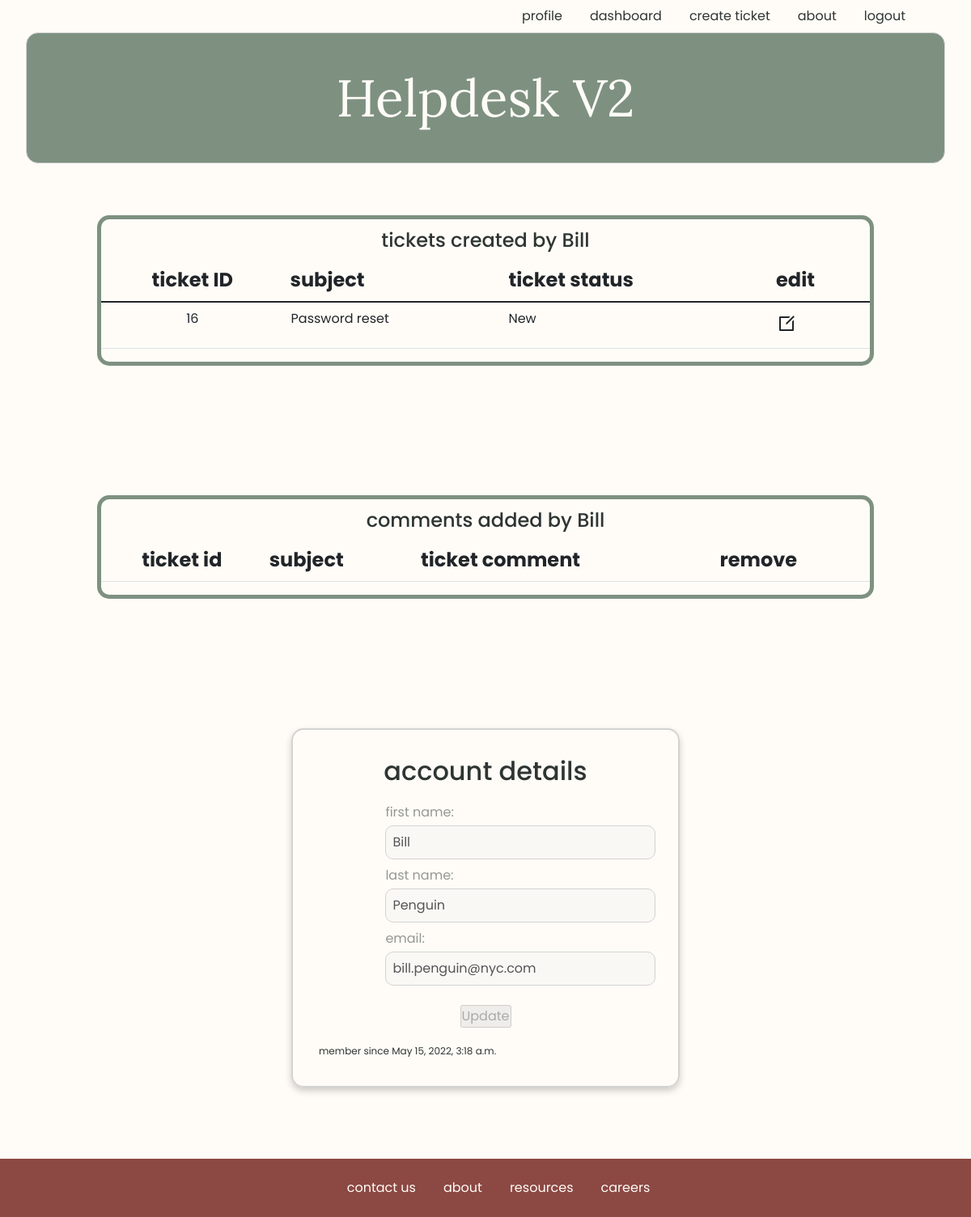
/profile (signed in), run on an earlier commit of the app's database.
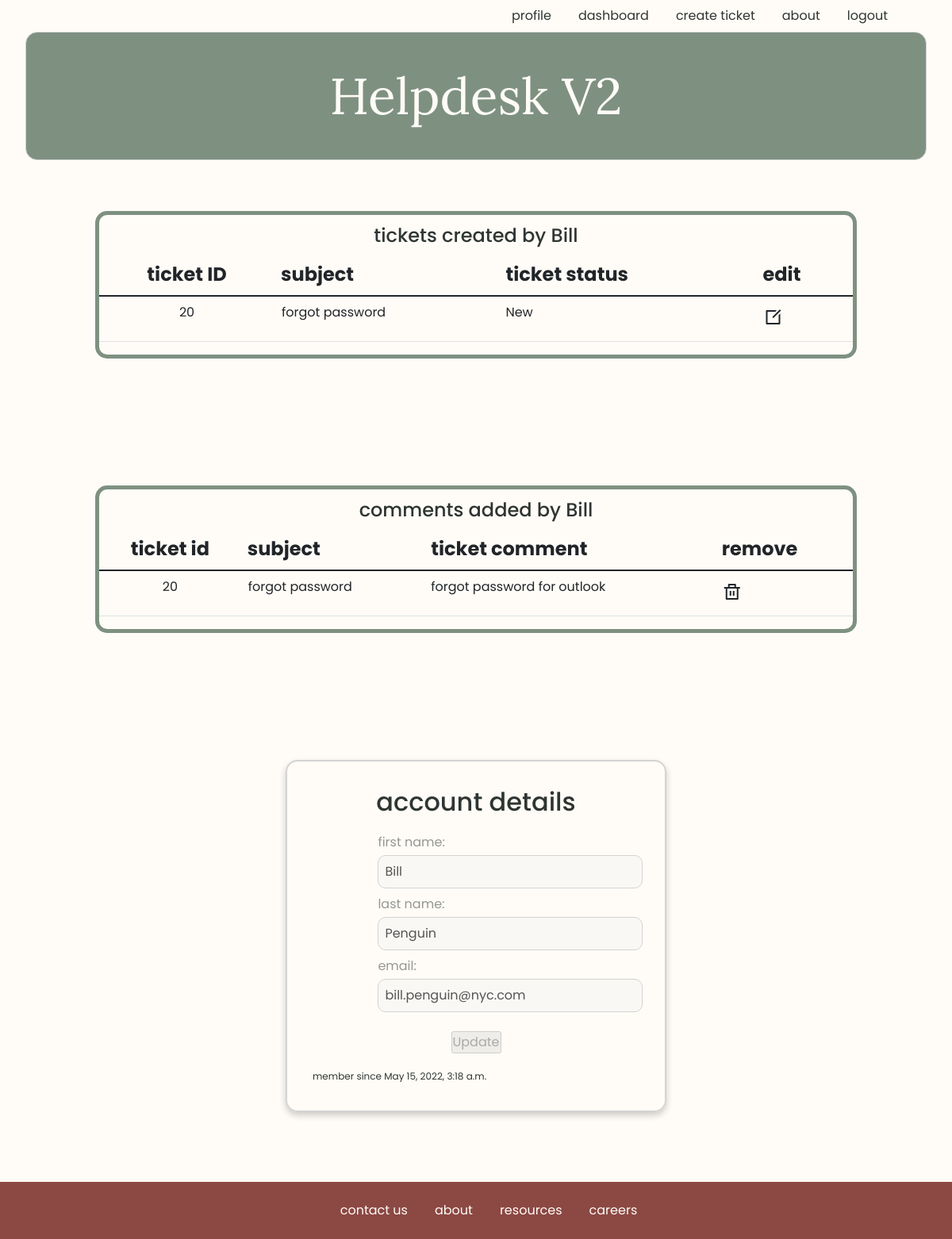
And on a later commit of the database.
### users/models.py (models this page shows, shortened)
class Ticket(models.Model):
    subject = models.CharField(max_length=250)
    ticket_type = models.CharField(max_length=50)
    ticket_status = models.CharField(max_length=50)
    ticket_description = models.CharField(max_length=350)
    created_by = models.ForeignKey(User, related_name="user_tickets", on_delete=models.CASCADE, null=True)
    created_at = models.DateTimeField(auto_now_add=True)
    updated_at = models.DateTimeField(auto_now=True)
    objects = TicketManager()

class Comment(models.Model):
    comment = models.CharField(max_length=255)
    poster = models.ForeignKey(User, related_name='user_comments', on_delete=models.CASCADE)
    ticket = models.ForeignKey(Ticket, related_name="post_comments", on_delete=models.CASCADE)
    created_at = models.DateTimeField(auto_now_add=True)

### users/views.py (the view)
# urls.py: path('profile', views.profile),
def profile(request):
    if 'user_id' not in request.session:
        return redirect('/')
    this_user = User.objects.filter(id = request.session['user_id'])
    context = {
        'user': this_user[0],
        'all_tickets': Ticket.objects.all(),
        'all_comments': Comment.objects.all()
    }
    return render(request, 'profile.html', context)

### users/templates/profile.html (shortened to what this page needs)
{% include 'logged_navbar.html'%}
<div class="profile-table">
	<h4>tickets created by {{user.first_name}}</h4>
	<table class="table">
		<thead>
			<tr>
				<th scope="col" id='table-id'>ticket ID </th>
				<th scope="col">subject </th>
				<th scope="col">ticket status </th>
				<th scope="col">edit </th>
			</tr>
		</thead>
		<tbody>
		{% for ticket in all_tickets reversed%}
			{% if ticket.created_by.id == user.id %}
			<tr class="table-row">
				<td class="table-data" id='table-id'><a href="/ticket/{{ticket.id}}/edit">{{ticket.id}}</a></td>
				<td class="table-data"><a href="/ticket/{{ticket.id}}/edit">{{ticket.subject}}</a></td>
				<td>{{ticket.ticket_status}}</td>
				<td class="data-edit" title="Edit Ticket"><a href="/ticket/{{ticket.id}}/edit"><i class="ri-edit-box-line"></i></a></td>
			</tr>
			{% endif %}
		{%endfor%}
		</tbody>
	</table>
</div>
<div class="profile-table">
	<h4 class="text-center">comments added by {{user.first_name}}</h4>
	<table class="table">
		<thead>
			<tr>
			<th scope="col" id='table-id'>ticket id</th>
			<th scope="col">subject </th>
			<th scope="col">ticket comment </th>
			<th scope="col">remove</th>
			</tr>
		</thead>
		<tbody>
		{% for comment in all_comments reversed%}
			{% if comment.poster.id == user.id %}
			<tr class="table-row">
				<td class='table-data' id='table-id'>{{comment.ticket.id}}</></td>
				<td><a href="/ticket/{{comment.ticket.id}}/edit">{{comment.ticket.subject}}</a></td>
				<td>{{comment.comment}}</td>
				<td class="data-edit" title="Delete Comment"><a href="/comment/{{comment.id}}/delete"><i class="ri-delete-bin-line"></i></a></td>
			</tr>
			{% endif %}
		{%endfor%}
		</tbody>
	</table>
</div>
<div class="account-card">
	<h1>account details</h1>
	<div>
		<form action="/profile/{{user.id}}/update" method="POST">
			<div class="inputs">
				<label for="first_name">first name: </label>
					<input class="form-inputs" type="text" name="first_name" value="{{ user.first_name }}" disabled>
			</div>
			<div class="inputs">
				<label for="last_name">last name: </label>
					<input class="form-inputs" type="text" name="last_name" value="{{ user.last_name }}" disabled>
			</div>
			<div class="inputs">
				<label for="email">email: </label>
					<input class="form-inputs" type="email" name="email" value="{{ user.email }}" disabled>
			</div>
			<div class"inputs">
				<input class='button-input' type="submit" value="Update" disabled>
			</div>
		</form>
		<div class"inputs">
			<span>member since {{user.created_at}}</span>
		</div>
	</div>
</div>
<div>
	{% include 'footer.html'%}
</div>

What changed in the data, as far as the page shows it:
removed Ticket: id "16", subject "Password reset", ticket_status "New"
added Ticket: id "20", subject "forgot password", ticket_status "New"
added Comment: ticket.id "20", ticket.subject "forgot password", comment "forgot password for outlook"
